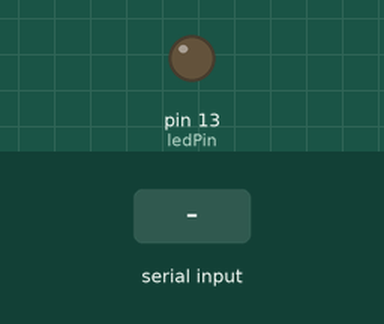
A sketch run on a simulated Arduino Uno, built with avr-gcc and run on an emulated ATmega328P. Shown: output pins drawn as LEDs (lit = HIGH). The inputs (shaded band) are chosen by the test bench.

Above: at 1.2 s.
1.3 s: "LED:1\n" received over Serial
At 1.9 s:
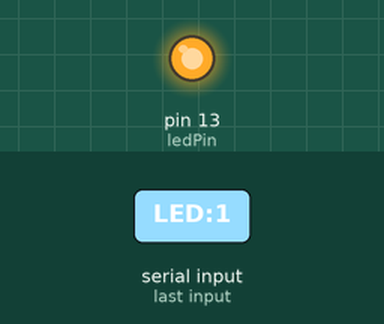
2.8 s: "LED:0\n" received over Serial
At 4.2 s:
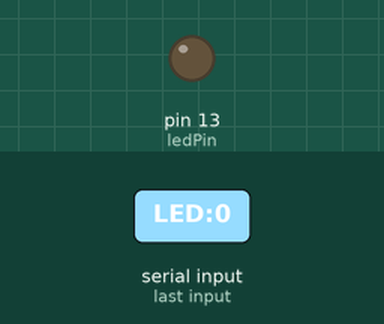
Timing chart, 0 to 5.8 s (numbered marks = the images above; inputs shaded):
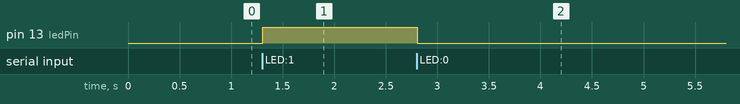

Measured:
- after the input at 1.3 s, pin 13 (ledPin): LOW → HIGH at once
- after the input at 2.8 s, pin 13 (ledPin): HIGH → LOW at once

The sketch:

led.ino
```cpp
const int ledPin = 13;
String inputString = "";

void setup() {
    Serial.begin(9600);
    pinMode(ledPin, OUTPUT);
}

void loop() {
    while (Serial.available()) {
        char inChar = (char)Serial.read();
        inputString += inChar;
        if (inChar == '\n') {
            if (inputString.startsWith("LED:1")) {
                digitalWrite(ledPin, HIGH);
            } else if (inputString.startsWith("LED:0")) {
                digitalWrite(ledPin, LOW);
            }
            inputString = "";
        }
    }
}
```
